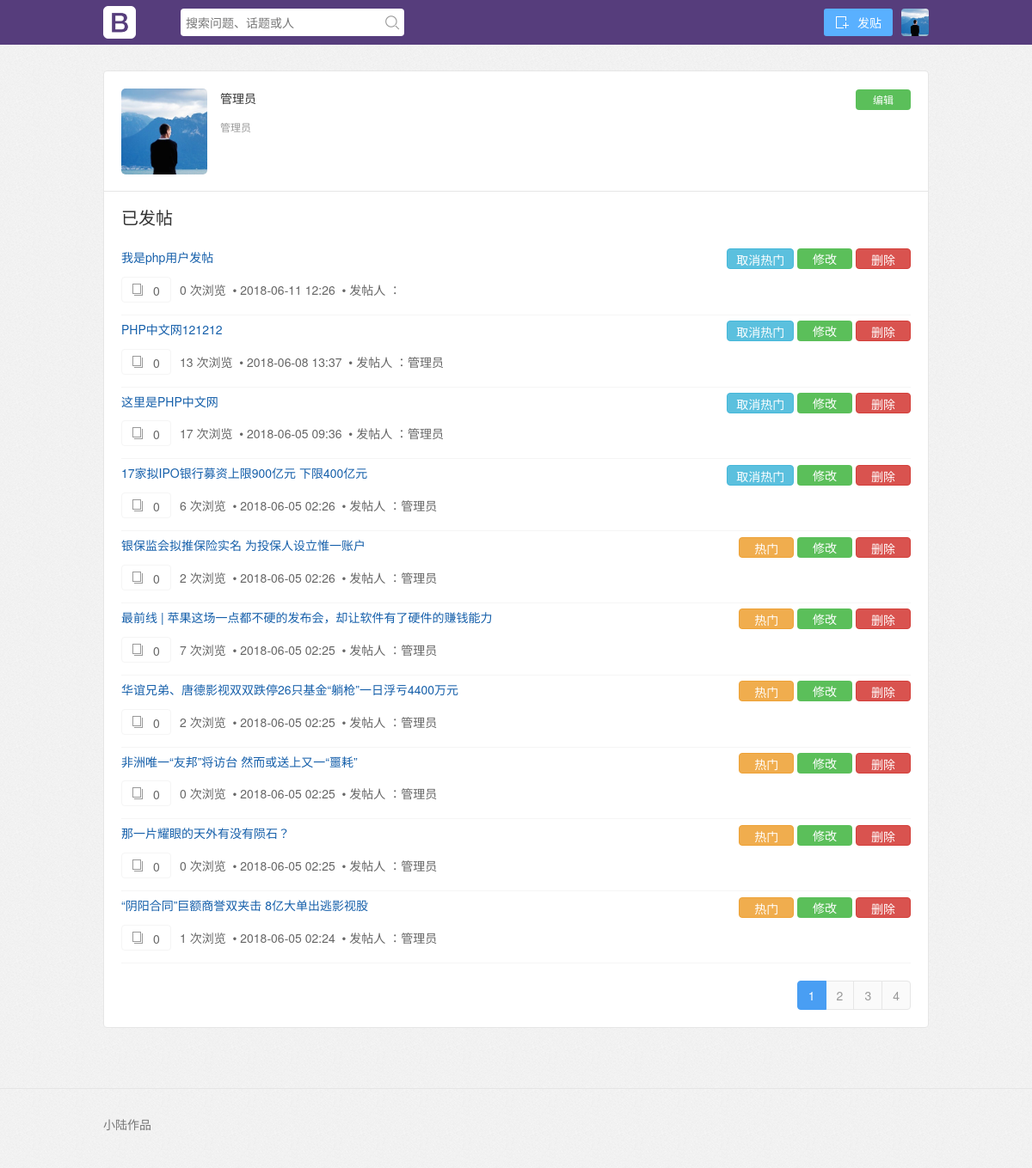
Page /新建文件夹/index.php?a=user (signed in) on the committed database.
### tables this page shows
CREATE TABLE `forum_bbs` (
  `bbs_id` int(11) unsigned NOT NULL AUTO_INCREMENT COMMENT '帖子ID',
  `uid` int(11) unsigned NOT NULL COMMENT '用户ID',
  `bbs_title` varchar(200) NOT NULL COMMENT '标题',
  `bbs_content` text NOT NULL COMMENT '帖子内容',
  `add_time` int(11) unsigned NOT NULL COMMENT '添加时间',
  `status` tinyint(1) unsigned NOT NULL DEFAULT '1' COMMENT '状态 1开启 0关闭',
  `is_hot` tinyint(1) unsigned NOT NULL DEFAULT '0' COMMENT '1热门 0非热门',
  `browse` int(11) unsigned NOT NULL DEFAULT '0' COMMENT '浏览数',
  PRIMARY KEY (`bbs_id`)
);

### 新建文件夹/controller/function.php (called while the page is built, shortened)
<?php
function auto_load_tpl($tplName)
{
    include 'view/tpl/'.$tplName.'.php';
}
function db_connect($db)
{
    $conn = mysqli_connect($db['db_host'], $db['db_user'], $db['db_pass'],$db['db_name']);
    return $conn;
}
function select($table,$db,$where,$order,$limit=0)
{
    $conn = db_connect($db);
    $sql = 'SELECT * FROM '.$table.' '.$where.' '.$order;
    if($limit){
        $sql .= ' limit '.$limit;
    }
    $rows = [];
    if ($result = mysqli_query($conn, $sql)) {
        while ($row = mysqli_fetch_assoc($result)) {
            $rows[] = $row;
        }
    }
    return $rows;
}
function find_one($table,$db,$where,$field)
{
    $conn = db_connect($db);
    $sql  = 'SELECT ' .$field. ' FROM '.$table.' '.$where.' LIMIT 1';
    $rows = '';
    if ($result = mysqli_query($conn, $sql)) {
        $row = mysqli_fetch_assoc($result);
        $rows = $row[$field];
    }
    return $rows;
}
function count_number($table,$db,$where){
    $conn = db_connect($db);
    $sql  = 'SELECT count(*) as count_number FROM '.$table.' '.$where;
    $rows = '';
    if ($result = mysqli_query($conn, $sql)) {
        $row = mysqli_fetch_assoc($result);
        $rows = $row['count_number'];
    }
    return $rows;
}

### 新建文件夹/controller/config.php (called while the page is built, shortened)
<?php
$num = 10;
$db = array(
    'db_host' => 'mysql.coding.io',
    'db_user' => 'user-nnfpQ9KK2z',
    'db_pass' => 'n_QQ9c]SKXgeqcOs{wks',
    'db_name' => 'db-eYPQ9bNIXb'
);
$bbsTable  = 'forum_bbs';
$userTable = 'forum_user';
$getNo = isset($_GET['a']) ? $_GET['a'] : 'list';
switch ($getNo)
{
    case 'user':
        include 'userAction.php';break;
}

### 新建文件夹/index.php (called while the page is built)
<?php include 'controller/config.php'; ?>
<?php include 'view/inc/header_inc.php'; ?>
<?php auto_load_tpl($tplName);  ?>
<?php include 'view/inc/footer_inc.php' ?>

### 新建文件夹/view/tpl/user_tpl.php (the view, shortened to what this page needs)
<div class="aw-container-wrap">
    <div class="container">
        <div class="row">
            <div class="aw-content-wrap clearfix">
                <div class="col-sm-12 col-md-12 aw-main-content" style="border-right:0px;">
                    <div class="aw-mod aw-user-detail-box">
                        <div class="mod-head">
                            <img style="width:100px;height:100px;" src="<?php echo !empty($userList['head'])?$userList['head']:'static/img/avatar-max-img.png'; ?>" />
                            <span class="pull-right operate">
                                <a href="index.php?a=userinfo" class="btn btn-mini btn-success">编辑</a>
                            </span>
                            <h1><?php echo $userList['nickname']; ?> </h1>
                            <p class="text-color-999">
                                <?php if($userList['is_admin'] == 1){echo '管理员';}else{echo '普通用户';} ?>
                            </p>
                        </div>
                    </div>
                    <div class="aw-user-center-tab">
                        <div class="tab-content">
                            <div class="tab-pane active">
                                <div class="aw-mod">
                                    <div class="mod-head">
                                        <h3>已发帖</h3>
                                    </div>
                                    <?php if($bbsList){ foreach($bbsList as $bbs_v){ ?>
                                    <div class="mod-body">
                                        <div class="aw-profile-publish-list">
                                            <div class="aw-item" style="padding-top:5px;">
                                                <div class="mod-head">
                                                    <h4>
                                                        <a href="<?php echo $bbs_v['url'] ?>"><?php echo $bbs_v['bbs_title'] ?></a>
                                                        <span class="pull-right operate" onclick="del( '<?php echo $bbs_v['delurl']; ?>' ) " >
                                                            &nbsp;<a href="javascript:void(0)" class="btn btn-mini btn-danger">删除</a>
                                                        </span>
                                                        <span class="pull-right operate">
                                                            &nbsp;<a href="<?php echo $bbs_v['editurl'] ?>" class="btn btn-mini btn-success">修改</a>
                                                        </span>
                                                        <?php if($userList['is_admin']==1){ if($bbs_v['is_hot']==1){ ?>
                                                        <span class="pull-right operate">
                                                            &nbsp;<a href="<?php echo $bbs_v['nhoturl'] ?>" class="btn btn-mini btn-info">取消热门</a>
                                                        </span>
                                                        <?php }else{ ?>
                                                        <span class="pull-right operate">
                                                            &nbsp;<a href="<?php echo $bbs_v['hoturl'] ?>" class="btn btn-mini btn-warning">热门</a>
                                                        </span>
                                                        <?php }} ?>
                                                    </h4>
                                                </div>
                                                <div class="mod-body">
                                                    <span class="aw-border-radius-5 count pull-left"><i class="icon icon-reply"></i><?php echo $bbs_v['count'] ?></span>
                                                    <p class="aw-hide-txt"><?php echo $bbs_v['browse'] ?> 次浏览 &nbsp;• <?php echo $bbs_v['add_time'] ?> <?php if($userList['is_admin']==1){ echo ' &nbsp;• 发帖人 ：'.$bbs_v['nickname']; } ?></p>
                                                </div>
                                            </div>
                                        </div>
                                    </div>
                                    <?php }} ?>
                                </div>
                            </div>
                            <div class="mod-footer aw-feed-list">
                                <div class="page-control">
                                    <ul class="pagination pull-right">
                                    <?php echo $bbsListPage; ?>
                                    </ul>
                                </div>
                            </div>
                        </div>
                    </div>
                </div>
            </div>
        </div>
    </div>
</div>

### 新建文件夹/controller/userAction.php (shortened to what this page needs)
<?php
include 'controller/function.php';
if(isset($_SESSION['user'])){
	$userList	=	$_SESSION['user'];
}else{
	echo '<script> alert(\'未登录，请先登录！~~\');location.href=\'/index.php?a=login\';</script>';
	exit;
}
$page = isset($_GET['page']) ? (int)($_GET['page']):1;
$bbsOrder = 'ORDER BY `add_time` DESC ';
if($userList['is_admin'] == 1){
	$bbsWhere	=	'';
}else{
	$bbsWhere	=	'WHERE uid = '.$userList['uid'];
}
$limit = ($page-1)*$num;
$limit = $limit.','.$num;
$list  = select($bbsTable,$db,$bbsWhere,$bbsOrder,$limit);
if($list){
	foreach($list as $k=>$v){
		$comWhere	=	'WHERE bbs_id = '.$v['bbs_id'];
		$count 		=	count_number($comTable,$db,$comWhere);
		$bbsList[$k]	=	array(
			'bbs_id'	=>	$v['bbs_id'],
			'bbs_title'	=>	$v['bbs_title'],
			'browse'	=>	$v['browse'],
			'is_hot'	=>	$v['is_hot'],
			'add_time'	=>	date('Y-m-d H:i',$v['add_time']),
			'url'		=>	$url.'?a=details&id='.$v['bbs_id'],
			'count'		=>	$count,
			'delurl'	=>	$url.'?a=oper&o=del&id='.$v['bbs_id'],
			'hoturl'	=>	$url.'?a=oper&o=hot&id='.$v['bbs_id'],
			'nhoturl'	=>	$url.'?a=oper&o=nhot&id='.$v['bbs_id'],
			'editurl'	=>	$url.'?a=edit&id='.$v['bbs_id'],
			'nickname'	=>	find_one($userTable,$db,' WHERE uid='.$v['uid'],'nickname'),
		);
	}
}
$count_number=	count_number($bbsTable,$db,$bbsWhere);
$number 	 =	ceil($count_number/$num);
$bbsListPage =  '';
for($p=1;$p<=$number;$p++){
	if($p == $page){
		$bbsListPage .= '<li class="active"><a href="';
	}else{
		$bbsListPage .= '<li><a href="';
	}
	$bbsListPage .= 'index.php?a=user&page='.$p;
	$bbsListPage .= '">';
	$bbsListPage .= $p;
	$bbsListPage .= '</a></li>';
}

### 新建文件夹/view/inc/header_inc.php (shortened to what this page needs)
<!DOCTYPE html>
<html>
<head>
<link rel="stylesheet" type="text/css" href="static/css/bootstrap.css" />
<link rel="stylesheet" type="text/css" href="static/css/icon.css" />
<link href="static/css/common.css" rel="stylesheet" type="text/css" />
<link href="static/css/link.css" rel="stylesheet" type="text/css" />
<link href="static/css/user.css" rel="stylesheet" type="text/css" />
<link href="static/css/user-setting.css" rel="stylesheet" type="text/css">
</head>
<body>
	<div class="aw-top-menu-wrap">
		<div class="container">
			<div class="aw-logo hidden-xs">
				<a href="index.php"></a>
			</div>
			<div class="aw-search-box  hidden-xs hidden-sm">
				<form class="navbar-search" action="index.php?a=search" id="global_search_form" method="post">
					<input class="form-control search-query" type="text" placeholder="搜索问题、话题或人" autocomplete="off" name="q" id="aw-search-query">
					<span title="搜索" id="global_search_btns" onclick="$('#global_search_form').submit();"><i class="icon icon-search"></i></span>
				</form>
			</div>
			<?php if(isset($userList)){ ?>
				<div class="aw-user-nav">
					<a href="index.php?a=user" class="aw-user-nav-dropdown">
						<img style="width:32px;height:32px;" src="<?php echo !empty($userList['head'])?$userList['head']:'static/img/avatar-max-img.png'; ?>" />
					</a>
				</div>
				<div class="aw-publish-btn">
					<a id="header_publish" href="index.php?a=add" class="btn-primary"><i class="icon icon-ask"></i>发贴</a>
				</div>
			<?php } ?>
		</div>
	</div>

### 新建文件夹/view/inc/footer_inc.php
<footer class="footer">
  <div class="container">
    <div class="row footer-top">
      <div class="col-sm-7 col-lg-7">
        <p>小陆作品</p>
      </div>
    </div>
  </div>
</footer>
</body>
</html>

### 新建文件夹/static/css/link.css (style rules this page uses)
.text-color-999, .aw-placeholder, .category dl dd span, .aw-search-dropdown-list li > span, .aw-search-dropdown-list li.question a span, .aw-side-bar dd, .aw-question-comment-box .aw-mod-head .aw-notopic-sort, .aw-question-edit .aw-mod-body .pull-right, .aw-common-list .aw-question-replay-count, .aw-question-tags a, .aw-feed-list .aw-comment-upload-file-list a, .aw-agree-by .aw-agree-by-show, .aw-agree-by .aw-user-name, .aw-my-notifications .aw-mod-head h2 span, .aw-my-notifications .aw-mod-body ul li.active span, .aw-publish-title-dropdown p span, .aw-side-bar-mod-publish .aw-side-bar-mod-body p, .aw-side-bar-mod-topic-edit .aw-side-bar-mod-body p, .aw-new-message-tips .aw-mod-head .pull-right, .aw-new-message-tips-close span, .aw-mod-search-result .aw-search-result-tags, .aw-publish-box .aw-publish-box-supplement, .aw-first-login .aw-mod-head ul li.active em, .aw-first-login .aw-complete-data .aw-complete-data-img span { color:#999; }
.aw-common-list .aw-question-replay-count em, .markItUpPreviewFrame .title, h1, h2, h3 { color: #333; }

### 新建文件夹/static/css/user.css (style rules this page uses)
.aw-user-detail-box .mod-head { position: relative;min-height:140px;padding:20px 20px 20px 135px;border-bottom: 1px solid #e6e6e6; }
.aw-user-detail-box .mod-head img { position: absolute;left:20px;top:20px;border-radius: 5px; }
.aw-user-detail-box .mod-head .operate a { margin-left:10px; }
.aw-user-center-tab .tab-pane > .aw-mod > .mod-head { padding:0 20px; }
.aw-user-center-tab .tab-pane > .aw-mod > .mod-head h3 { margin:20px 0;font-size: 20px;line-height: 20px; }
.aw-user-center-tab .tab-pane > .aw-mod > .mod-body { padding:0 20px; }
.aw-user-center-tab .aw-mod .aw-item { padding-top:14px;border-bottom:1px solid #f5f5f5; }
.aw-user-center-tab .aw-mod .aw-item:first-child { padding-top:0;border-top: none; }
.aw-user-center-tab .aw-mod .aw-item .mod-body { position:relative; }
.aw-user-center-tab .aw-mod .aw-item .mod-body p.aw-hide-txt { max-width: 610px; }
.aw-user-center-tab .count { width: 58px;height:30px;margin:0 10px 0 0;padding:0 10px;background-color: #fff;border:1px solid #f5f5f5;border-radius: 4px;line-height: 30px; }
.aw-user-center-tab .count i { margin-right: 10px; }
.aw-profile-publish-list .mod-body { padding:0 !important; }
.aw-profile-publish-list p, .aw-profile-answer-list p { margin-bottom:14px;line-height: 30px; }

### rows in the picture
forum_bbs: bbs_title "我是php用户发帖", browse "0", add_time "2018-06-11 12:26"
forum_bbs: bbs_title "银保监会拟推保险实名 为投保人设立惟一账户", is_hot "0", browse "2", add_time "2018-06-05 02:26", nickname "管理员"
forum_bbs: bbs_title "最前线 | 苹果这场一点都不硬的发布会，却让软件有了硬件的赚钱能力", is_hot "0", browse "7", add_time "2018-06-05 02:25", nickname "管理员"
forum_bbs: bbs_title "华谊兄弟、唐德影视双双跌停26只基金“躺枪”一日浮亏4400万元", is_hot "0", browse "2", add_time "2018-06-05 02:25", nickname "管理员"
forum_bbs: bbs_title "非洲唯一“友邦”将访台 然而或送上又一“噩耗”", browse "0", add_time "2018-06-05 02:25", nickname "管理员"
forum_bbs: bbs_title "那一片耀眼的天外有没有陨石？", browse "0", add_time "2018-06-05 02:25", nickname "管理员"
forum_bbs: bbs_title "“阴阳合同”巨额商誉双夹击 8亿大单出逃影视股", is_hot "0", browse "1", add_time "2018-06-05 02:24", nickname "管理员"

### other values in the picture
$userList['nickname'] "管理员"
$bbs_v['bbs_title'] "PHP中文网121212"
$bbs_v['count'] "0"
$bbs_v['browse'] "13"
$bbs_v['add_time'] "2018-06-08 13:37"
$bbs_v['nickname'] "管理员"
$bbs_v['bbs_title'] "这里是PHP中文网"
$bbs_v['browse'] "17"
$bbs_v['add_time'] "2018-06-05 09:36"
$bbs_v['bbs_title'] "17家拟IPO银行募资上限900亿元 下限400亿元"
$bbs_v['browse'] "6"
$bbs_v['add_time'] "2018-06-05 02:26"
